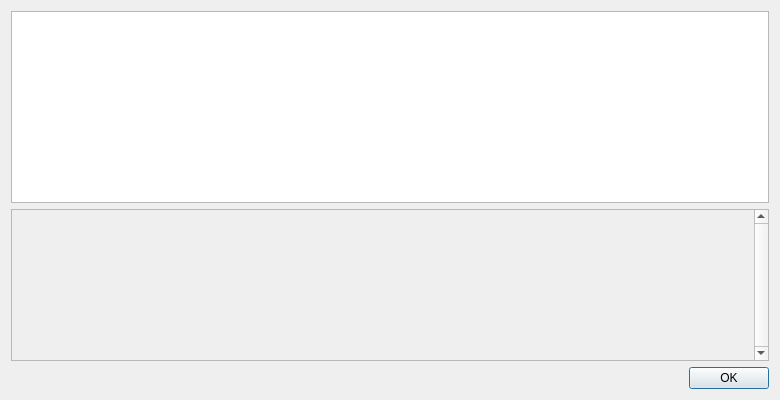
<?xml version="1.0" encoding="UTF-8"?>
<ui version="4.0">
 <class>HelpMessageDialog</class>
 <widget class="QDialog" name="HelpMessageDialog">
  <property name="geometry">
   <rect>
    <x>0</x>
    <y>0</y>
    <width>780</width>
    <height>400</height>
   </rect>
  </property>
  <property name="windowTitle">
   <string notr="true">Truthcoin Core - Command-line options</string>
  </property>
  <layout class="QHBoxLayout" name="horizontalLayout_2">
   <item>
    <layout class="QVBoxLayout" name="verticalLayout">
     <item>
      <widget class="QTextEdit" name="helpMessage">
       <property name="readOnly">
        <bool>true</bool>
       </property>
      </widget>
     </item>
     <item>
      <widget class="QScrollArea" name="scrollArea">
       <property name="verticalScrollBarPolicy">
        <enum>Qt::ScrollBarAlwaysOn</enum>
       </property>
       <property name="widgetResizable">
        <bool>true</bool>
       </property>
       <widget class="QWidget" name="scrollAreaWidgetContents">
        <layout class="QVBoxLayout" name="verticalLayout_2">
         <item>
          <widget class="QLabel" name="aboutMessage">
           <property name="cursor">
            <cursorShape>IBeamCursor</cursorShape>
           </property>
           <property name="textFormat">
            <enum>Qt::PlainText</enum>
           </property>
           <property name="alignment">
            <set>Qt::AlignLeading|Qt::AlignLeft|Qt::AlignTop</set>
           </property>
           <property name="openExternalLinks">
            <bool>true</bool>
           </property>
           <property name="textInteractionFlags">
            <set>Qt::LinksAccessibleByMouse|Qt::TextSelectableByKeyboard|Qt::TextSelectableByMouse</set>
           </property>
          </widget>
         </item>
        </layout>
       </widget>
      </widget>
     </item>
     <item>
      <widget class="QDialogButtonBox" name="okButton">
       <property name="orientation">
        <enum>Qt::Horizontal</enum>
       </property>
       <property name="standardButtons">
        <set>QDialogButtonBox::Ok</set>
       </property>
      </widget>
     </item>
    </layout>
   </item>
  </layout>
 </widget>
 <resources>
  <include location="../truthcoin.qrc"/>
 </resources>
 <connections>
  <connection>
   <sender>okButton</sender>
   <signal>accepted()</signal>
   <receiver>HelpMessageDialog</receiver>
   <slot>accept()</slot>
   <hints>
    <hint type="sourcelabel">
     <x>20</x>
     <y>20</y>
    </hint>
    <hint type="destinationlabel">
     <x>20</x>
     <y>20</y>
    </hint>
   </hints>
  </connection>
  <connection>
   <sender>okButton</sender>
   <signal>rejected()</signal>
   <receiver>HelpMessageDialog</receiver>
   <slot>reject()</slot>
   <hints>
    <hint type="sourcelabel">
     <x>20</x>
     <y>20</y>
    </hint>
    <hint type="destinationlabel">
     <x>20</x>
     <y>20</y>
    </hint>
   </hints>
  </connection>
 </connections>
</ui>
